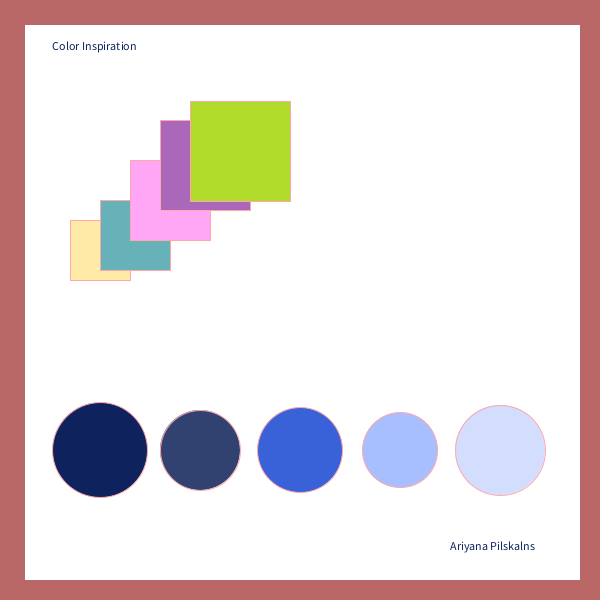
Frame 1 (no input)
Frame 60 (the mouse pressed at the canvas centre just before this capture): identical to frame 1, image omitted
Frame 120 (the mouse held since frame 60 and released just before this capture): identical to frame 1, image omitted

The Processing sketch that drew this single still picture (run headless with seeded random() and noise(); from frame 60 on, the mouse is pressed at the canvas centre):

// Processing sketch: ariyana_pilsklans_hw_1
// ── ariyana_pilsklans_hw_1.pde


void setup()
{
  size(600,600);
  background(#B96767);
 

}

void draw()
{
  noStroke();
  fill(#ffffff);
  square( 25,25, 555);
  
  // fun shapes
  stroke(#FFA7A9);
  
  //yellow square
  fill(#FFEBA7);
  square(70, 220, 60);
  
  //blue square
  fill(#67B1B9);
  square(100, 200, 70);
  
  //pink square
  fill(#FFA7F5);
  square(130, 160, 80);
  
  //purple square
  fill(#AB67B9);
  square(160, 120, 90);
  
  //green square
  fill(#B1DB2A);
  square(190, 101, 100);
  
  
  
  //cirlcles
  
  
  // periwinkle
   fill(#A7BEFF);
   circle(400, 450, 75);
  
  // dark blue
   fill(#314271);
   circle(200, 450, 80);
  
  //colbalt
   fill(#3962D8);
   circle(300, 450, 85);
  
  //light blue
   fill(#D3DEFF);
   circle(500, 450, 90);
  
  //navy
   fill(#0E225D);
   circle(100, 450, 95);
  
  //my name
  
  text("Ariyana Pilskalns", 450,550);
  
  // project name
  
  text(" Color Inspiration", 50, 50);
  
  
}

// ── MyRectangle.pde
//class MyRectangle{
  
 // private int x;
  //private int y;
 // private int w;
  //private int h;
  
  //private int r;
 // private int g;
 // private int b;
  
  //public MyRectangle(int x) // local variable
    //this. x = x2
   // println(x);
   // println(this.x);
    


//void dosomthing(){
  
  //print(x);
